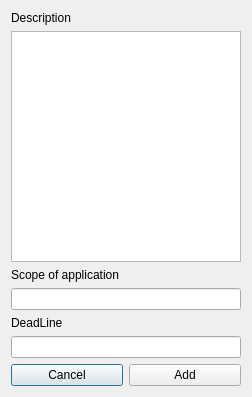
<?xml version="1.0" encoding="UTF-8"?>
<ui version="4.0">
 <class>AddTaskForm</class>
 <widget class="QDialog" name="AddTaskForm">
  <property name="geometry">
   <rect>
    <x>0</x>
    <y>0</y>
    <width>252</width>
    <height>397</height>
   </rect>
  </property>
  <property name="windowTitle">
   <string>Dialog</string>
  </property>
  <layout class="QGridLayout" name="gridLayout">
   <item row="0" column="0">
    <layout class="QVBoxLayout" name="verticalLayout_4">
     <item>
      <layout class="QVBoxLayout" name="verticalLayout_3">
       <item>
        <widget class="QLabel" name="description_label">
         <property name="text">
          <string>Description</string>
         </property>
        </widget>
       </item>
       <item>
        <widget class="QPlainTextEdit" name="plainTextEdit_descript"/>
       </item>
      </layout>
     </item>
     <item>
      <layout class="QVBoxLayout" name="verticalLayout">
       <item>
        <widget class="QLabel" name="scope_of_app_label">
         <property name="text">
          <string>Scope of application</string>
         </property>
        </widget>
       </item>
       <item>
        <widget class="QLineEdit" name="lineEdit_scope_of_app"/>
       </item>
      </layout>
     </item>
     <item>
      <layout class="QVBoxLayout" name="verticalLayout_2">
       <item>
        <widget class="QLabel" name="deadline_label">
         <property name="text">
          <string>DeadLine</string>
         </property>
        </widget>
       </item>
       <item>
        <widget class="QLineEdit" name="lineEdit_deadline"/>
       </item>
      </layout>
     </item>
     <item>
      <layout class="QHBoxLayout" name="horizontalLayout">
       <item>
        <widget class="QPushButton" name="pushButton_cancel">
         <property name="text">
          <string>Cancel</string>
         </property>
        </widget>
       </item>
       <item>
        <widget class="QPushButton" name="pushButton_add">
         <property name="text">
          <string>Add</string>
         </property>
        </widget>
       </item>
      </layout>
     </item>
    </layout>
   </item>
  </layout>
 </widget>
 <resources/>
 <connections/>
</ui>
